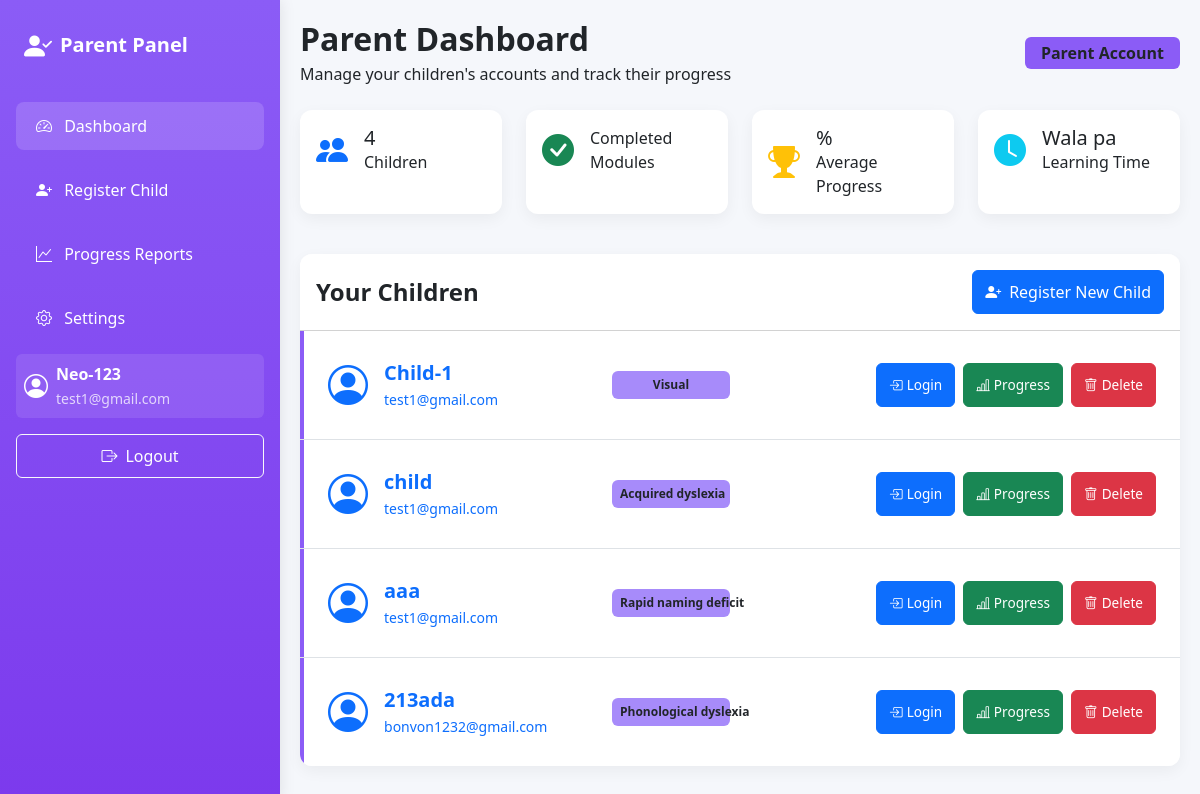
Page /dashboard/parent/ (signed in) on the earlier database version.
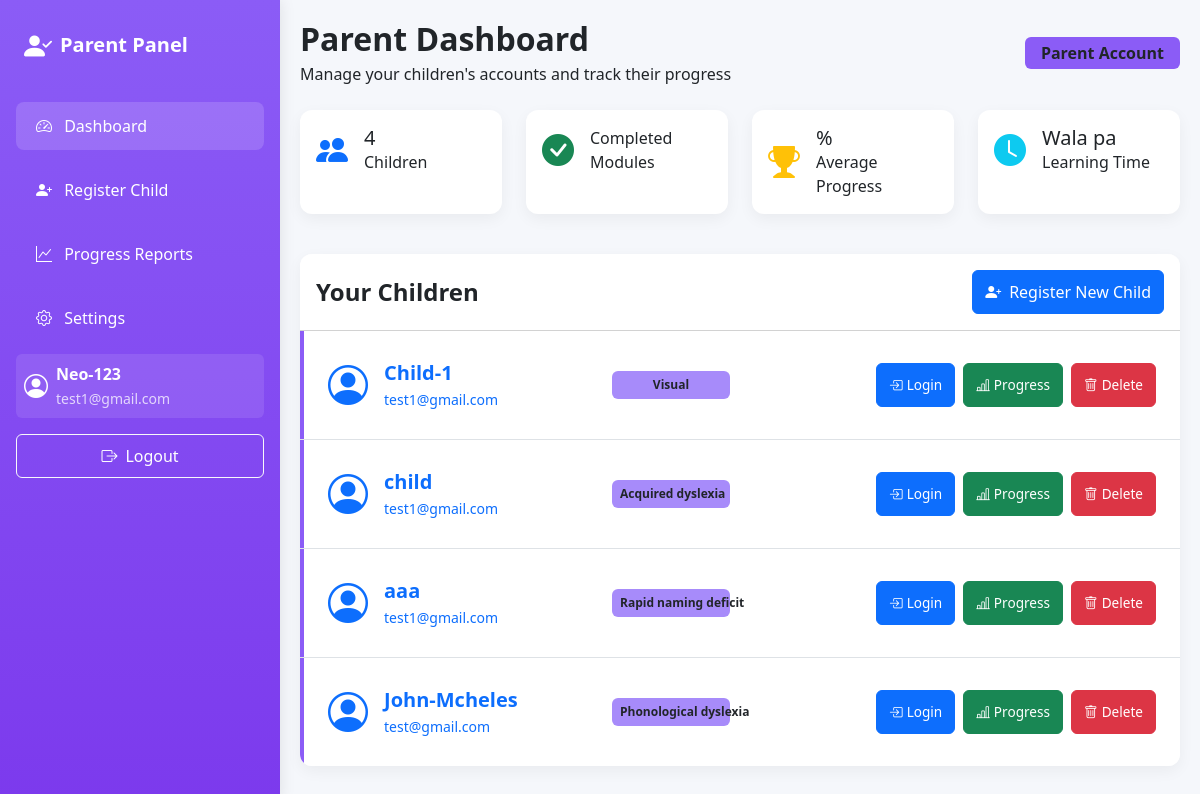
Same page on the later database version.
### accounts/models.py (models this page shows, shortened)
class CustomUser(AbstractUser):
    ROLE_CHOICES = (
        ("PARENT", "Parent"),
        ("CHILD", "Child"),
        ("INDEPENDENT", "Independent"),
    )
    role = models.CharField(max_length=20, choices=ROLE_CHOICES, default="CHILD")

class ChildProfile(models.Model):
    child = models.OneToOneField(
        settings.AUTH_USER_MODEL,
        on_delete=models.CASCADE,
        related_name="profile"
    )
    parent = models.ForeignKey(
        settings.AUTH_USER_MODEL,
        on_delete=models.CASCADE,
        related_name="children_profiles",
        null=True, blank=True  # ✅ Independent users don’t need a parent
    )
    dyslexia_type = models.CharField(
        max_length=50,
        choices=DYSLEXIA_CHOICES,
        null=True, blank=True   # ✅ allow empty until chosen
    )

### accounts/views.py (the view)
# urls.py: path("dashboard/parent/", views.parent_dashboard, name="parent_dashboard"),
@login_required
@user_passes_test(is_parent, login_url='/access-denied/')
def parent_dashboard(request):
    if request.user.role != "PARENT":
        return HttpResponseForbidden("Only parents can access this page.")
    children_profiles = ChildProfile.objects.filter(parent=request.user)
    return render(request, "accounts/parent_dashboard.html", {"children": children_profiles})

### accounts/views.py (called while the page is built)
def is_parent(user):
    return user.is_authenticated and user.role == 'PARENT'

### templates/accounts/parent_dashboard.html (shortened to what this page needs)
<!DOCTYPE html>
<html lang="en">
<head>
    <link href="https://cdn.jsdelivr.net/npm/bootstrap@5.3.3/dist/css/bootstrap.min.css" rel="stylesheet">
    <link rel="stylesheet" href="https://cdn.jsdelivr.net/npm/bootstrap-icons@1.11.3/font/bootstrap-icons.css">
</head>
<body>
    <div class="d-flex">
        <nav class="sidebar p-3 d-flex flex-column d-none d-lg-block">
            <div class="d-flex align-items-center mb-4 p-2">
                <i class="bi bi-person-check-fill fs-3 text-white me-2"></i>
                <span class="fw-bold fs-5 logo-text text-white">Parent Panel</span>
            </div>
            <ul class="nav flex-column flex-grow-1">
                <li class="nav-item mb-2">
                    <a href="{% url 'parent_dashboard' %}" class="nav-link active text-white">
                        <i class="bi bi-speedometer2 me-2"></i> <span>Dashboard</span>
                    </a>
                </li>
                <li class="nav-item mb-2">
                    <a href="{% url 'child_register' %}" class="nav-link text-white">
                        <i class="bi bi-person-plus-fill me-2"></i> <span>Register Child</span>
                    </a>
                </li>
                <li class="nav-item mb-2">
                    <a href="#" class="nav-link text-white">
                        <i class="bi bi-graph-up me-2"></i> <span>Progress Reports</span>
                    </a>
                </li>
                <li class="nav-item mb-2">
                    <a href="#" class="nav-link text-white">
                        <i class="bi bi-gear me-2"></i> <span>Settings</span>
                    </a>
                </li>
            </ul>
            <div class="mt-auto">
                <div class="d-flex align-items-center p-2 mb-3 rounded" style="background-color: rgba(255,255,255,0.1);">
                    <div class="flex-shrink-0">
                        <i class="bi bi-person-circle fs-4 text-white"></i>
                    </div>
                    <div class="flex-grow-1 ms-2 logo-text">
                        <div class="fw-semibold text-white">{{ request.user.username }}</div>
                        <small class="opacity-75 text-white">{{ request.user.email }}</small>
                    </div>
                </div>
                <form method="post" action="{% url 'logout' %}">
                    <button type="submit" class="btn btn-outline-light w-100 btn-mobile-friendly text-white">
                        <i class="bi bi-box-arrow-right me-2"></i> <span class="logo-text">Logout</span>
                    </button>
                </form>
            </div>
        </nav>
        <main class="main-content flex-grow-1">
            {% if request.user.is_authenticated and request.user.role == 'PARENT' %}
            <div class="d-flex justify-content-between align-items-center mb-4 dashboard-header">
                <div>
                    <h2 class="fw-bold text-dark mb-1">Parent Dashboard</h2>
                    <p class="text-muted mb-0">Manage your children's accounts and track their progress</p>
                </div>
                <span class="badge fs-6 px-3 py-2 d-none d-md-inline-block" style="background-color: var(--primary-color); color: white;">Parent Account</span>
            </div>
            <div class="row stats-cards mb-4">
                <div class="col-md-3 col-sm-6 mb-3">
                    <div class="card dashboard-card h-100">
                        <div class="card-body">
                            <div class="d-flex align-items-center">
                                <div class="flex-shrink-0">
                                    <i class="bi bi-people-fill fs-2 text-primary"></i>
                                </div>
                                <div class="flex-grow-1 ms-3">
                                    <h5 class="card-title mb-0 text-dark">{{ children|length }}</h5>
                                    <p class="text-muted mb-0">Children</p>
                                </div>
                            </div>
                        </div>
                    </div>
                </div>
                <div class="col-md-3 col-sm-6 mb-3">
                    <div class="card dashboard-card h-100">
                        <div class="card-body">
                            <div class="d-flex align-items-center">
                                <div class="flex-shrink-0">
                                    <i class="bi bi-check-circle-fill fs-2 text-success"></i>
                                </div>
                                <div class="flex-grow-1 ms-3">
                                    <p class="text-muted mb-0">Completed Modules</p>
                                </div>
                            </div>
                        </div>
                    </div>
                </div>
                <div class="col-md-3 col-sm-6 mb-3">
                    <div class="card dashboard-card h-100">
                        <div class="card-body">
                            <div class="d-flex align-items-center">
                                <div class="flex-shrink-0">
                                    <i class="bi bi-trophy-fill fs-2 text-warning"></i>
                                </div>
                                <div class="flex-grow-1 ms-3">
                                    <h5 class="card-title mb-0 text-dark">{{ average_progress }}%</h5>
                                    <p class="text-muted mb-0">Average Progress</p>
                                </div>
                            </div>
                        </div>
                    </div>
                </div>
                <div class="col-md-3 col-sm-6 mb-3">
                    <div class="card dashboard-card h-100">
                        <div class="card-body">
                            <div class="d-flex align-items-center">
                                <div class="flex-shrink-0">
                                    <i class="bi bi-clock-fill fs-2 text-info"></i>
                                </div>
                                <div class="flex-grow-1 ms-3">
                                    <h5 class="card-title mb-0 text-dark">{{ learning_time }}Wala pa</h5>
                                    <p class="text-muted mb-0">Learning Time</p>
                                </div>
                            </div>
                        </div>
                    </div>
                </div>
            </div>
            <div class="card dashboard-card">
                <div class="card-header bg-white py-3">
                    <div class="d-flex flex-column flex-md-row justify-content-between align-items-start align-items-md-center gap-3">
                        <h4 class="fw-bold mb-0 text-dark">Your Children</h4>
                        <a href="{% url 'child_register' %}" class="btn btn-primary btn-mobile-friendly">
                            <i class="bi bi-person-plus-fill me-2"></i> Register New Child
                        </a>
                    </div>
                </div>
                <div class="card-body p-0">
                    {% if children %}
                    <div class="list-group list-group-flush">
                        {% for profile in children %}
                        <div class="list-group-item p-0">
                            <div class="child-card p-4">
                                <div class="row align-items-center">
                                    <div class="col-lg-4 col-md-12 mb-3 mb-lg-0">
                                        <a href="{% url 'child_dashboard' profile.child.id %}" class="text-decoration-none d-flex align-items-center">
                                            <div class="flex-shrink-0">
                                                <i class="bi bi-person-circle fs-1 text-primary me-3"></i>
                                            </div>
                                            <div class="flex-grow-1">
                                                <h5 class="fw-bold text-dark mb-1">{{ profile.child.username }}</h5>
                                                <p class="text-muted mb-0 small">{{ profile.child.email }}</p>
                                            </div>
                                        </a>
                                    </div>
                                    <div class="col-lg-2 col-md-12 mb-3 mb-lg-0">
                                        {% if profile.dyslexia_type %}
                                        <span class="badge badge-dyslexia p-2 w-100">{{ profile.dyslexia_type }}</span>
                                        {% else %}
                                        <span class="badge bg-secondary p-2 w-100 text-white">Not Set</span>
                                        {% endif %}
                                    </div>
                                    <div class="col-lg-6 col-md-12">
                                        <div class="d-flex flex-wrap gap-2 justify-content-lg-end">
                                            <button class="btn btn-primary btn-action btn-mobile-friendly" data-bs-toggle="modal" data-bs-target="#loginModal"
                                                    data-child-id="{{ profile.child.id }}" data-username="{{ profile.child.username }}">
                                                <i class="bi bi-box-arrow-in-right me-1"></i> <span class="d-none d-sm-inline">Login</span>
                                            </button>
                                            <button class="btn btn-success btn-action btn-mobile-friendly" data-bs-toggle="modal" data-bs-target="#progressModal"
                                                    data-child-id="{{ profile.child.id }}" data-username="{{ profile.child.username }}"
                                                    data-email="{{ profile.child.email }}" data-dyslexia="{{ profile.dyslexia_type|default:'Not Set' }}">
                                                <i class="bi bi-bar-chart-line me-1"></i> <span class="d-none d-sm-inline">Progress</span>
                                            </button>
                                            <button class="btn btn-danger btn-action btn-mobile-friendly" data-bs-toggle="modal" data-bs-target="#deleteModal"
                                                    data-child-id="{{ profile.child.id }}" data-username="{{ profile.child.username }}">
                                                <i class="bi bi-trash me-1"></i> <span class="d-none d-sm-inline">Delete</span>
                                            </button>
                                        </div>
                                    </div>
                                </div>
                            </div>
                        </div>
                        {% endfor %}
                    </div>
                    {% endif %}
                </div>
            </div>
            {% endif %}
        </main>
    </div>
</body>
</html>

### templates/accounts/parent_dashboard.html (style rules this page uses)
:root { --primary-color: #8b5cf6; --secondary-color: #7c3aed; --success-color: #a78bfa; --light-bg: #f8f9fa; --sidebar-width: 280px; }
body { background-color: #f5f7fb; font-family: 'Segoe UI', Tahoma, Geneva, Verdana, sans-serif; }
.sidebar { background: linear-gradient(180deg, var(--primary-color) 0%, var(--secondary-color) 100%); color: white; min-height: 100vh; width: var(--sidebar-width); transition: all 0.3s; box-shadow: 0 0 15px rgba(0, 0, 0, 0.1); position: fixed; z-index: 1000; }
.sidebar .nav-link { color: rgba(255, 255, 255, 0.85); padding: 12px 20px; margin: 4px 0; border-radius: 8px; transition: all 0.2s; }
.sidebar .nav-link:hover, .sidebar .nav-link.active { background-color: rgba(255, 255, 255, 0.15); color: white; }
.sidebar .nav-link i { width: 24px; text-align: center; }
.main-content { margin-left: var(--sidebar-width); padding: 20px; transition: all 0.3s; min-height: 100vh; }
.dashboard-card { border-radius: 12px; border: none; box-shadow: 0 5px 15px rgba(0, 0, 0, 0.05); transition: transform 0.3s, box-shadow 0.3s; overflow: hidden; }
.child-card { border-left: 4px solid var(--primary-color); transition: all 0.2s; }
.badge-dyslexia { background-color: var(--success-color); color: #333; }
.btn-action { border-radius: 6px; padding: 6px 12px; font-size: 0.85rem; }
.btn-mobile-friendly { min-height: 44px; display: inline-flex; align-items: center; justify-content: center; }
.main-content h1, .main-content h2, .main-content h3, .main-content h4, .main-content h5, .main-content h6, .main-content p, .main-content span { color: inherit !important; }

Differences in the rows shown:
removed ChildProfile: child.username "213ada", child.email "bonvon1232@gmail.com", dyslexia_type "Phonological dyslexia"
added ChildProfile: child.username "John-Mcheles", child.email "test@gmail.com", dyslexia_type "Phonological dyslexia"
